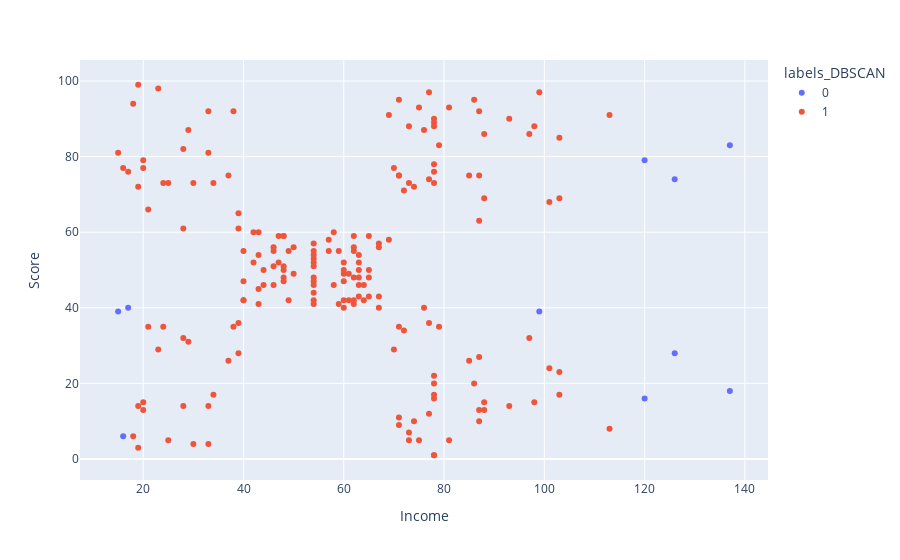

Here is the notebook cell this chart was saved with:
### Code cell
import plotly.express as px
fig = px.scatter(X, x="Income", y="Score", color="labels_DBSCAN")
fig.show()

### Figure 1 — Plotly figure (JSON) as saved in the notebook; plotly's stock layout.template omitted (floating-point values rounded to 4 significant figures; data arrays with more than 128 entries replaced by an {"elided": "..."} marker saying what was removed)
{"data": [{"hovertemplate": "labels_DBSCAN=0<br>Income=%{x}<br>Score=%{y}<extra></extra>", "legendgroup": "0", "marker": {"color": "#636efa", "symbol": "circle"}, "mode": "markers", "name": "0", "orientation": "v", "showlegend": true, "type": "scatter", "x": [15, 16, 17, 99, 120, 120, 126, 126, 137, 137], "xaxis": "x", "y": [39, 6, 40, 39, 16, 79, 28, 74, 18, 83], "yaxis": "y"}, {"hovertemplate": "labels_DBSCAN=1<br>Income=%{x}<br>Score=%{y}<extra></extra>", "legendgroup": "1", "marker": {"color": "#EF553B", "symbol": "circle"}, "mode": "markers", "name": "1", "orientation": "v", "showlegend": true, "type": "scatter", "x": {"elided": "190 int values"}, "xaxis": "x", "y": {"elided": "190 int values"}, "yaxis": "y"}], "layout": {"legend": {"title": {"text": "labels_DBSCAN"}, "tracegroupgap": 0}, "margin": {"t": 60}, "xaxis": {"anchor": "y", "domain": [0, 1], "title": {"text": "Income"}}, "yaxis": {"anchor": "x", "domain": [0, 1], "title": {"text": "Score"}}}}
